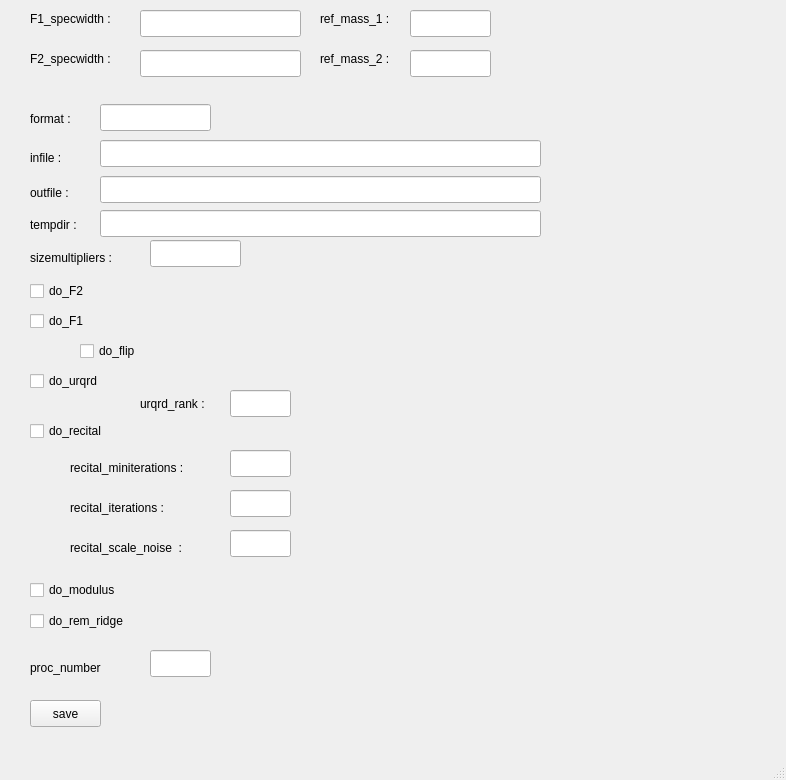
<?xml version="1.0" encoding="UTF-8"?>
<ui version="4.0">
 <class>MainWindow</class>
 <widget class="QMainWindow" name="MainWindow">
  <property name="geometry">
   <rect>
    <x>0</x>
    <y>0</y>
    <width>786</width>
    <height>780</height>
   </rect>
  </property>
  <property name="cursor">
   <cursorShape>ArrowCursor</cursorShape>
  </property>
  <property name="windowTitle">
   <string>Processing2D Configfile</string>
  </property>
  <widget class="QWidget" name="centralwidget">
   <widget class="QLabel" name="label">
    <property name="geometry">
     <rect>
      <x>840</x>
      <y>810</y>
      <width>121</width>
      <height>21</height>
     </rect>
    </property>
    <property name="text">
     <string/>
    </property>
   </widget>
   <widget class="QPushButton" name="pushButton">
    <property name="geometry">
     <rect>
      <x>30</x>
      <y>700</y>
      <width>71</width>
      <height>27</height>
     </rect>
    </property>
    <property name="text">
     <string>save</string>
    </property>
   </widget>
   <widget class="QLabel" name="label_1">
    <property name="geometry">
     <rect>
      <x>30</x>
      <y>10</y>
      <width>111</width>
      <height>17</height>
     </rect>
    </property>
    <property name="text">
     <string>F1_specwidth : </string>
    </property>
   </widget>
   <widget class="QLineEdit" name="lineEdit_1">
    <property name="geometry">
     <rect>
      <x>140</x>
      <y>10</y>
      <width>161</width>
      <height>27</height>
     </rect>
    </property>
   </widget>
   <widget class="QLabel" name="label_2">
    <property name="geometry">
     <rect>
      <x>30</x>
      <y>110</y>
      <width>71</width>
      <height>17</height>
     </rect>
    </property>
    <property name="text">
     <string>format :</string>
    </property>
   </widget>
   <widget class="QLineEdit" name="lineEdit_2">
    <property name="geometry">
     <rect>
      <x>100</x>
      <y>104</y>
      <width>111</width>
      <height>27</height>
     </rect>
    </property>
   </widget>
   <widget class="QLabel" name="label_3">
    <property name="geometry">
     <rect>
      <x>30</x>
      <y>150</y>
      <width>61</width>
      <height>16</height>
     </rect>
    </property>
    <property name="text">
     <string>infile :</string>
    </property>
   </widget>
   <widget class="QLineEdit" name="lineEdit_3">
    <property name="geometry">
     <rect>
      <x>100</x>
      <y>140</y>
      <width>441</width>
      <height>27</height>
     </rect>
    </property>
   </widget>
   <widget class="QLineEdit" name="lineEdit_4">
    <property name="geometry">
     <rect>
      <x>100</x>
      <y>176</y>
      <width>441</width>
      <height>27</height>
     </rect>
    </property>
    <property name="text">
     <string/>
    </property>
   </widget>
   <widget class="QLabel" name="label_4">
    <property name="geometry">
     <rect>
      <x>30</x>
      <y>185</y>
      <width>61</width>
      <height>16</height>
     </rect>
    </property>
    <property name="text">
     <string>outfile :</string>
    </property>
   </widget>
   <widget class="QLabel" name="label_5">
    <property name="geometry">
     <rect>
      <x>30</x>
      <y>217</y>
      <width>61</width>
      <height>16</height>
     </rect>
    </property>
    <property name="text">
     <string>tempdir :</string>
    </property>
   </widget>
   <widget class="QLineEdit" name="lineEdit_5">
    <property name="geometry">
     <rect>
      <x>100</x>
      <y>210</y>
      <width>441</width>
      <height>27</height>
     </rect>
    </property>
    <property name="text">
     <string/>
    </property>
   </widget>
   <widget class="QLineEdit" name="lineEdit_6">
    <property name="geometry">
     <rect>
      <x>150</x>
      <y>240</y>
      <width>91</width>
      <height>27</height>
     </rect>
    </property>
    <property name="text">
     <string/>
    </property>
   </widget>
   <widget class="QLabel" name="label_6">
    <property name="geometry">
     <rect>
      <x>30</x>
      <y>250</y>
      <width>111</width>
      <height>16</height>
     </rect>
    </property>
    <property name="text">
     <string>sizemultipliers :</string>
    </property>
   </widget>
   <widget class="QCheckBox" name="checkBox">
    <property name="geometry">
     <rect>
      <x>30</x>
      <y>280</y>
      <width>97</width>
      <height>22</height>
     </rect>
    </property>
    <property name="text">
     <string>do_F2</string>
    </property>
   </widget>
   <widget class="QCheckBox" name="checkBox_2">
    <property name="geometry">
     <rect>
      <x>30</x>
      <y>310</y>
      <width>97</width>
      <height>22</height>
     </rect>
    </property>
    <property name="text">
     <string>do_F1</string>
    </property>
   </widget>
   <widget class="QCheckBox" name="checkBox_3">
    <property name="geometry">
     <rect>
      <x>80</x>
      <y>340</y>
      <width>97</width>
      <height>22</height>
     </rect>
    </property>
    <property name="text">
     <string>do_flip</string>
    </property>
   </widget>
   <widget class="QCheckBox" name="checkBox_4">
    <property name="geometry">
     <rect>
      <x>30</x>
      <y>370</y>
      <width>97</width>
      <height>22</height>
     </rect>
    </property>
    <property name="text">
     <string>do_urqrd</string>
    </property>
   </widget>
   <widget class="QLineEdit" name="lineEdit_7">
    <property name="geometry">
     <rect>
      <x>230</x>
      <y>390</y>
      <width>61</width>
      <height>27</height>
     </rect>
    </property>
    <property name="text">
     <string/>
    </property>
   </widget>
   <widget class="QLabel" name="label_7">
    <property name="geometry">
     <rect>
      <x>140</x>
      <y>396</y>
      <width>91</width>
      <height>16</height>
     </rect>
    </property>
    <property name="text">
     <string>urqrd_rank : </string>
    </property>
   </widget>
   <widget class="QLabel" name="label_8">
    <property name="geometry">
     <rect>
      <x>70</x>
      <y>460</y>
      <width>161</width>
      <height>16</height>
     </rect>
    </property>
    <property name="text">
     <string>recital_miniterations :</string>
    </property>
   </widget>
   <widget class="QLineEdit" name="lineEdit_8">
    <property name="geometry">
     <rect>
      <x>230</x>
      <y>450</y>
      <width>61</width>
      <height>27</height>
     </rect>
    </property>
    <property name="text">
     <string/>
    </property>
   </widget>
   <widget class="QCheckBox" name="checkBox_5">
    <property name="geometry">
     <rect>
      <x>30</x>
      <y>420</y>
      <width>97</width>
      <height>22</height>
     </rect>
    </property>
    <property name="text">
     <string>do_recital</string>
    </property>
   </widget>
   <widget class="QLabel" name="label_9">
    <property name="geometry">
     <rect>
      <x>70</x>
      <y>500</y>
      <width>161</width>
      <height>16</height>
     </rect>
    </property>
    <property name="text">
     <string>recital_iterations :</string>
    </property>
   </widget>
   <widget class="QLineEdit" name="lineEdit_9">
    <property name="geometry">
     <rect>
      <x>230</x>
      <y>490</y>
      <width>61</width>
      <height>27</height>
     </rect>
    </property>
    <property name="text">
     <string/>
    </property>
   </widget>
   <widget class="QLabel" name="label_10">
    <property name="geometry">
     <rect>
      <x>70</x>
      <y>540</y>
      <width>161</width>
      <height>16</height>
     </rect>
    </property>
    <property name="text">
     <string>recital_scale_noise  :</string>
    </property>
   </widget>
   <widget class="QLineEdit" name="lineEdit_10">
    <property name="geometry">
     <rect>
      <x>230</x>
      <y>530</y>
      <width>61</width>
      <height>27</height>
     </rect>
    </property>
    <property name="text">
     <string/>
    </property>
   </widget>
   <widget class="QCheckBox" name="checkBox_6">
    <property name="geometry">
     <rect>
      <x>30</x>
      <y>580</y>
      <width>131</width>
      <height>20</height>
     </rect>
    </property>
    <property name="text">
     <string>do_modulus</string>
    </property>
   </widget>
   <widget class="QCheckBox" name="checkBox_7">
    <property name="geometry">
     <rect>
      <x>30</x>
      <y>610</y>
      <width>151</width>
      <height>22</height>
     </rect>
    </property>
    <property name="text">
     <string>do_rem_ridge</string>
    </property>
   </widget>
   <widget class="QLabel" name="label_11">
    <property name="geometry">
     <rect>
      <x>30</x>
      <y>660</y>
      <width>111</width>
      <height>16</height>
     </rect>
    </property>
    <property name="text">
     <string>proc_number</string>
    </property>
   </widget>
   <widget class="QLineEdit" name="lineEdit_11">
    <property name="geometry">
     <rect>
      <x>150</x>
      <y>650</y>
      <width>61</width>
      <height>27</height>
     </rect>
    </property>
    <property name="text">
     <string/>
    </property>
   </widget>
   <widget class="QLabel" name="label_12">
    <property name="geometry">
     <rect>
      <x>30</x>
      <y>50</y>
      <width>111</width>
      <height>17</height>
     </rect>
    </property>
    <property name="text">
     <string>F2_specwidth : </string>
    </property>
   </widget>
   <widget class="QLineEdit" name="lineEdit_12">
    <property name="geometry">
     <rect>
      <x>140</x>
      <y>50</y>
      <width>161</width>
      <height>27</height>
     </rect>
    </property>
   </widget>
   <widget class="QLabel" name="label_13">
    <property name="geometry">
     <rect>
      <x>320</x>
      <y>10</y>
      <width>81</width>
      <height>17</height>
     </rect>
    </property>
    <property name="text">
     <string>ref_mass_1 : </string>
    </property>
   </widget>
   <widget class="QLineEdit" name="lineEdit_13">
    <property name="geometry">
     <rect>
      <x>410</x>
      <y>10</y>
      <width>81</width>
      <height>27</height>
     </rect>
    </property>
   </widget>
   <widget class="QLineEdit" name="lineEdit_14">
    <property name="geometry">
     <rect>
      <x>410</x>
      <y>50</y>
      <width>81</width>
      <height>27</height>
     </rect>
    </property>
    <property name="text">
     <string/>
    </property>
   </widget>
   <widget class="QLabel" name="label_14">
    <property name="geometry">
     <rect>
      <x>320</x>
      <y>50</y>
      <width>91</width>
      <height>17</height>
     </rect>
    </property>
    <property name="text">
     <string>ref_mass_2 : </string>
    </property>
   </widget>
  </widget>
  <widget class="QMenuBar" name="menubar">
   <property name="geometry">
    <rect>
     <x>0</x>
     <y>0</y>
     <width>786</width>
     <height>22</height>
    </rect>
   </property>
  </widget>
  <widget class="QStatusBar" name="statusbar"/>
 </widget>
 <resources/>
 <connections/>
</ui>
